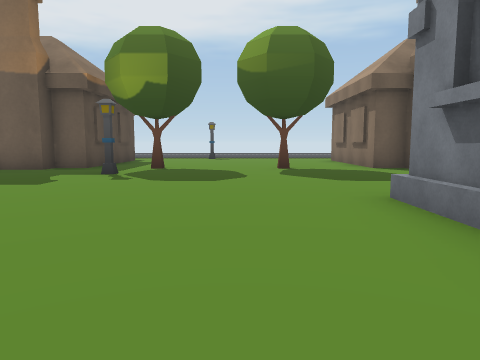
[1] (above)

24 first-person views from a walk through a 3-D level made in the Unity game engine. The camera is 1.2 m above the floor, tilts 6° down and sees 70° across. The floor is counted in squares, 2 m on a side. Each view is taken from the middle of a square. On the plan, view 1 faces up. The plan holds only what a view shows up to about 10 squares ahead; the rest is blank. The place goes on beyond the plan. Some surface patterns are stand-ins.

[2]
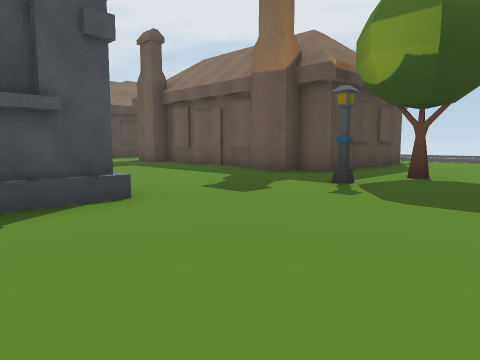

[3]
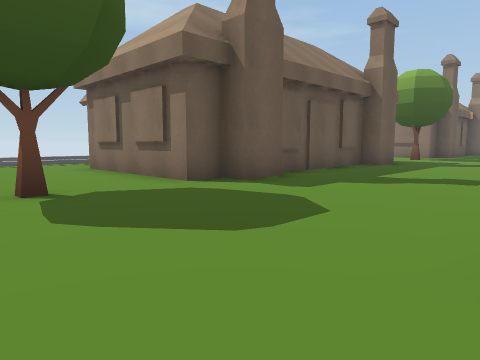

[4]
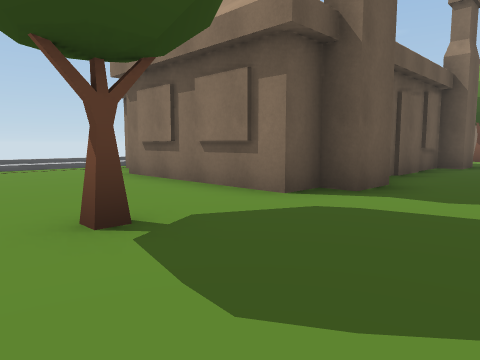

[5]
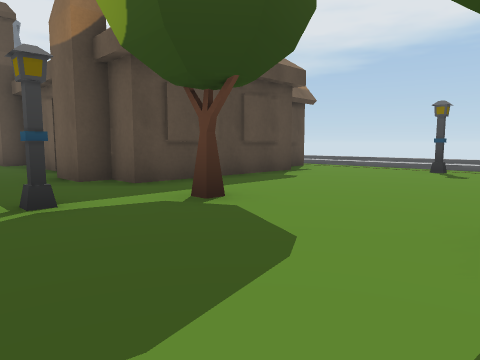

[6]
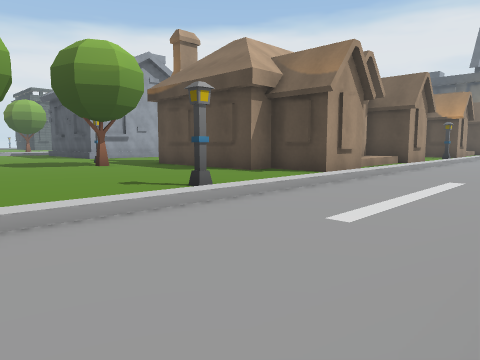

[7]
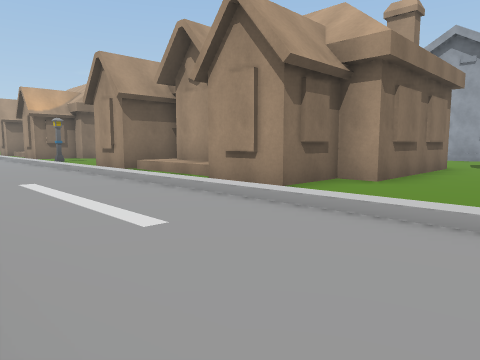

[8]
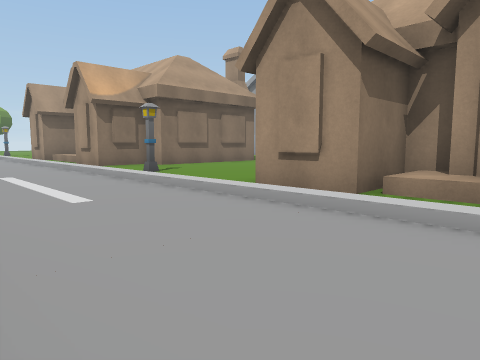

[9]
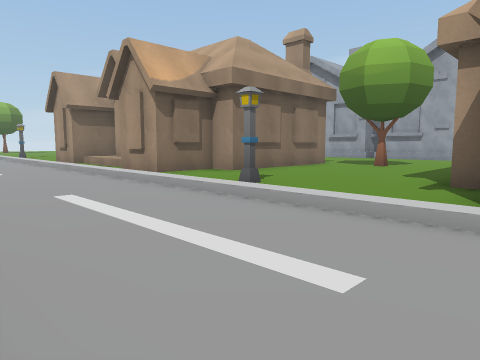

[10]
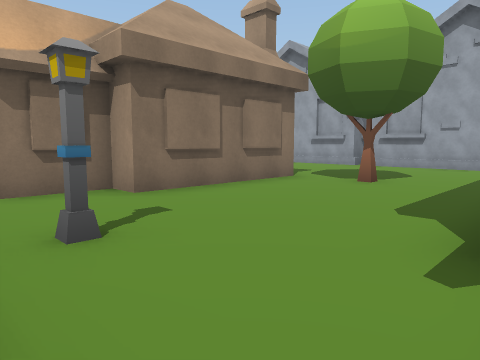

[11]
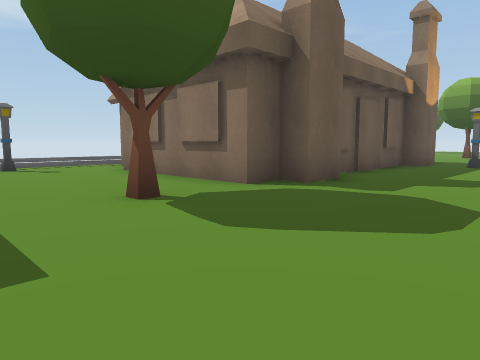

[12]
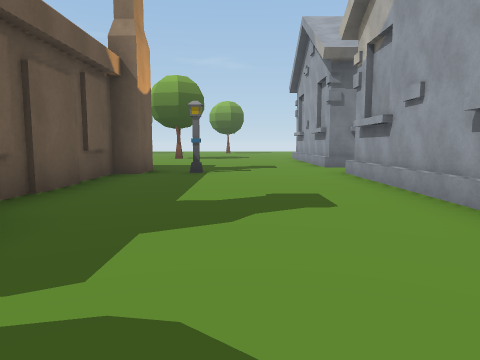

[13]
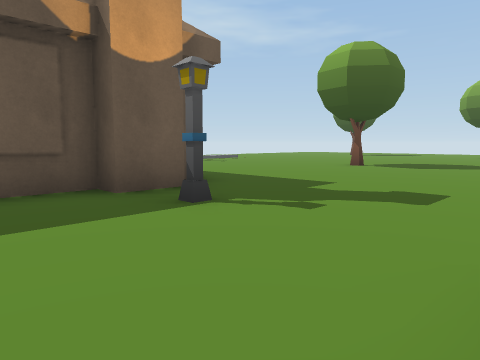

[14]
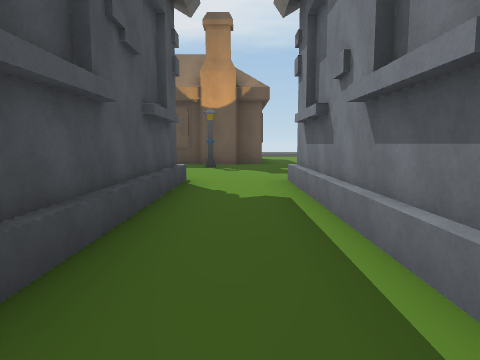

[15]
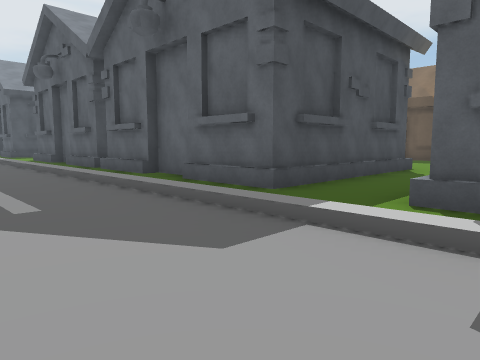

[16]
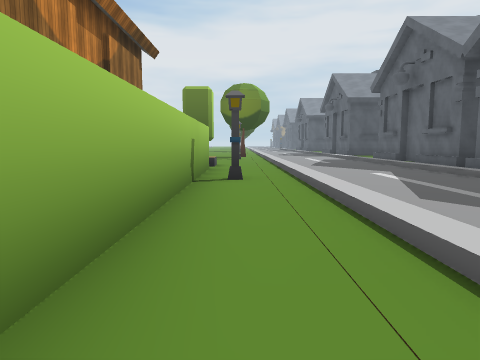

[17]
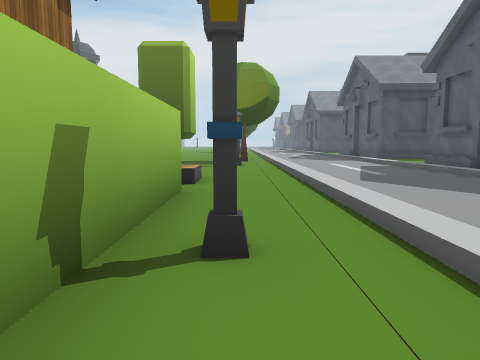

[18]
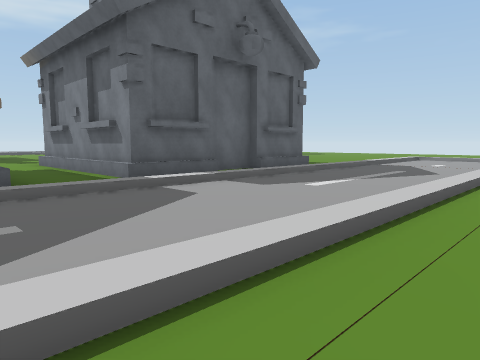

[19]
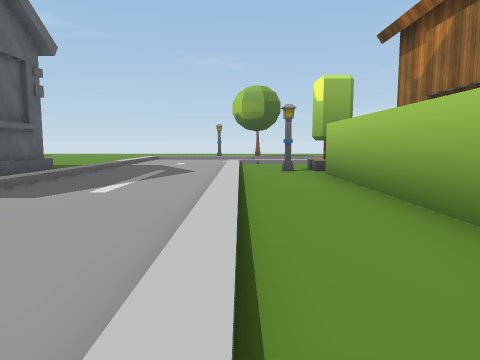

[20]
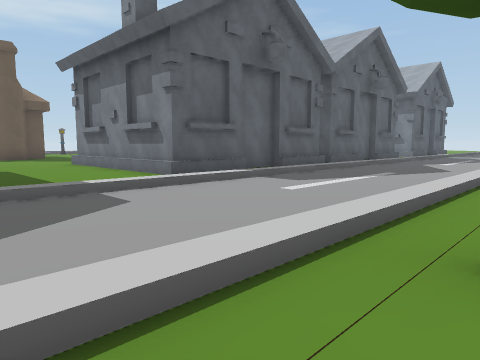

[21]
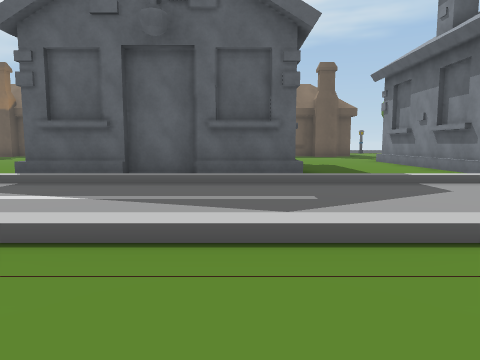

[22]
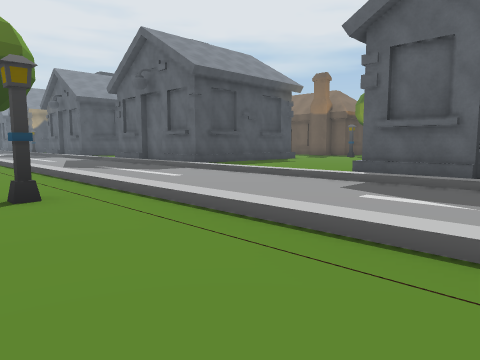

[23]
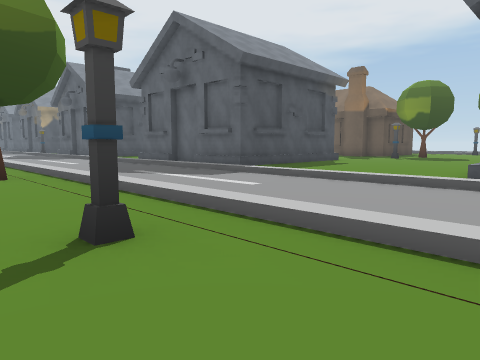

[24]
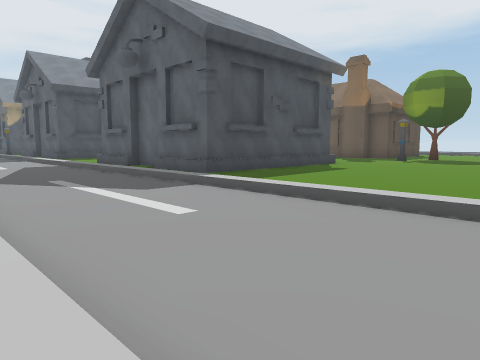

### Floor plan
Key: @ floor where view 1 was taken; # wall or solid block; . floor; / step, stairs or slope; H house; T tree; S streetlight; O other object.
Columns run from 8 left of view 1 to 29 right of it. Each row starts with its distance up from view 1.
 18        //////  ///////
 17   .........................
 16 ..............................
 15 //////////////////////////////
 14  /##...S....##///##...S..##/
 13 HH #........#  HH# ......# HH
 12    ##.......#   ####....##
 11     #.......        ....#         ..
 10     #.......        ....#        ....
  9 #####.T..T..####### ..T.########.....T
  8 ............##................##......
  7 .....S........................S.......
  6 ......................................
  5  ................   .................
  4    .........  H  ..  ..H ....H....
  3     #.....#      ..#          #.#
  2     #.....      ...#          #.#
  1     #.....      ...#          #.#
  0     H...@.      ...#          #.H
 -1 #####.....######...############.######
 -2     ...............    .............
 -3 //////////////////////////////////////
 -4 ......................................
 -5  .....................................
 -6  /////////////////////////////////////
 -7     T....S.......T.O.......S.........S
 -8         .......    ....T.############T

Where each view was taken, in squares from view 1:
view 1: 0 up, 0 right, facing up
view 2: 2 up, 0 right, facing up-left
view 3: 4 up, 0 right, facing up-right
view 4: 6 up, 0 right, facing up-right
view 5: 6 up, 1 right, facing up-left
view 6: 18 up, 2 right, facing down-left
view 7: 18 up, 1 right, facing down-right
view 8: 18 up, 7 right, facing down-right
view 9: 18 up, 10 right, facing down-right
view 10: 15 up, 11 right, facing down-right
view 11: 5 up, 12 right, facing up-right
view 12: 6 up, 15 right, facing right
view 13: 4 up, 20 right, facing up-right
view 14: 2 down, 23 right, facing up
view 15: 5 down, 25 right, facing up-left
view 16: 7 down, 25 right, facing left
view 17: 7 down, 21 right, facing left
view 18: 7 down, 21 right, facing up-right
view 19: 6 down, 21 right, facing right
view 20: 7 down, 7 right, facing up-right
view 21: 8 down, 6 right, facing up
view 22: 8 down, 5 right, facing up-left
view 23: 8 down, 3 right, facing up-left
view 24: 6 down, 2 right, facing up-left
